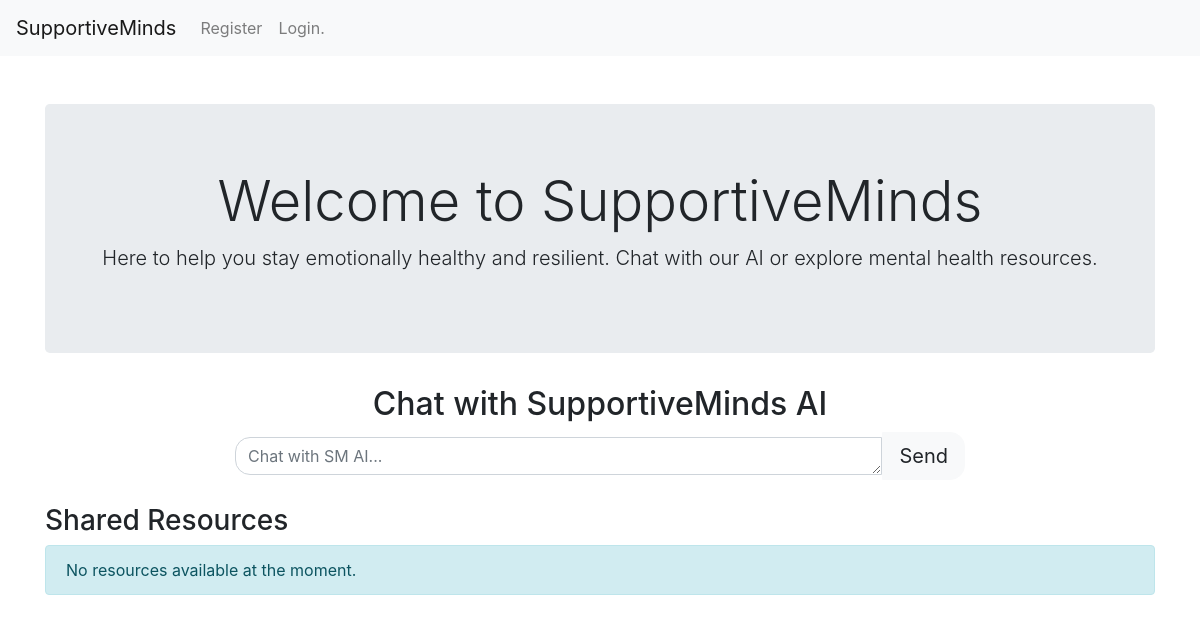
/, run on an earlier commit of the app's database.
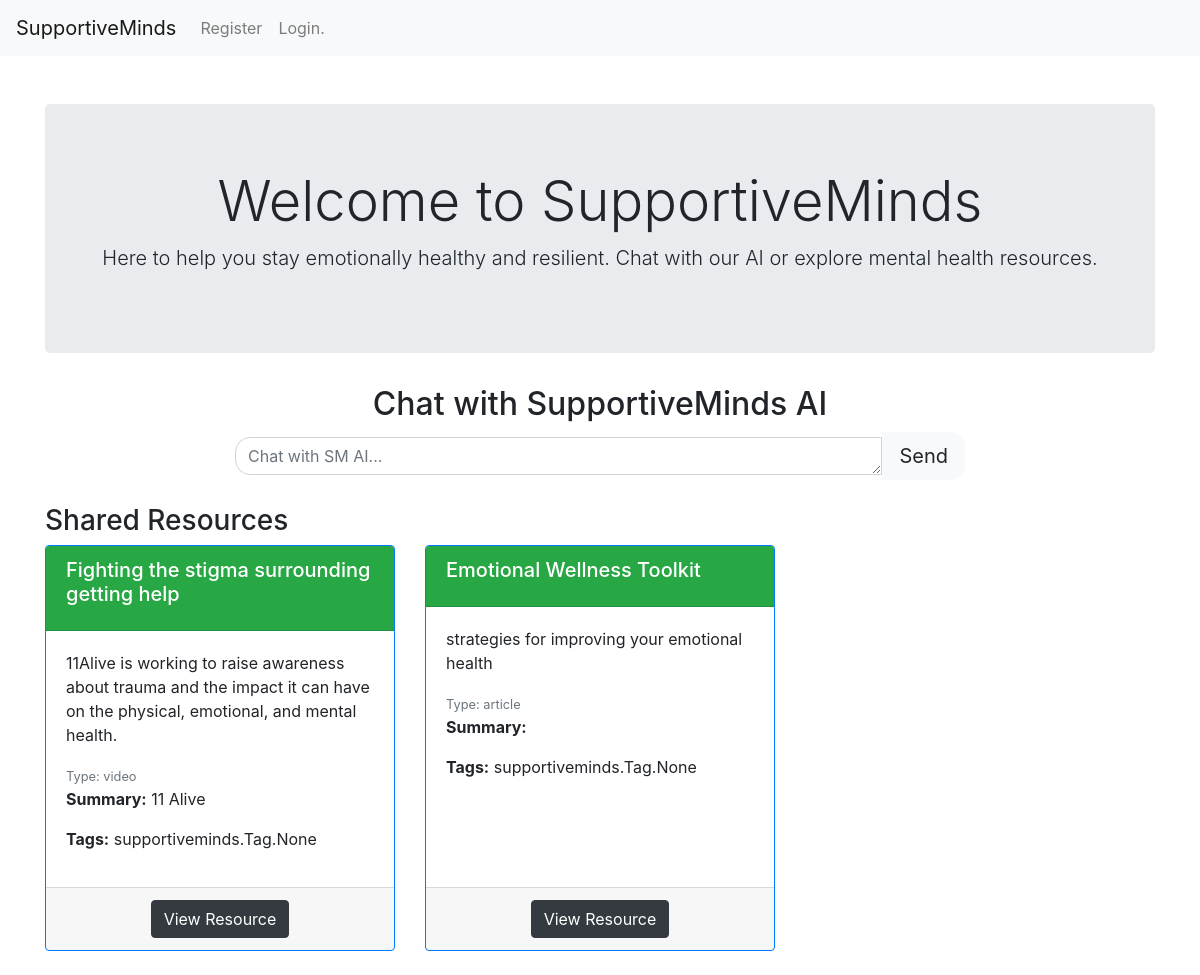
And on a later commit of the database.
### supportiveminds/models.py (models this page shows, shortened)
class MentalHealthResource(models.Model):
    RESOURCE_TYPES = [
        ('article', 'Article'),
        ('video', 'Video'),
        ('podcast', 'Podcast'),
        ('infographic', 'Infographic'),
        ('other', 'Other'),
    ]
    title = models.CharField(max_length=255)
    resource_link = models.URLField(max_length=200)
    resource_type = models.CharField(max_length=20, choices=RESOURCE_TYPES)
    resource_description = models.TextField()
    summary = models.TextField(blank=True)
    user = models.ForeignKey(User, on_delete=models.CASCADE)
    created_at = models.DateTimeField(auto_now_add=True)
    tags = models.ManyToManyField(Tag, blank=True)
    is_private = models.BooleanField(default=False)
    file_upload = models.FileField(upload_to='uploads/', null=True, blank=True)

### supportiveminds/views.py (the view, shortened to what this page needs)
# urls.py: path('', home_view, name='home'),
def home_view(request):
    resources = MentalHealthResource.objects.all().order_by('-created_at')
    context = {
        'resources': resources,
    }
    return render(request, 'home.html', context)

### supportiveminds/templates/home.html (shortened to what this page needs)
{% extends 'base.html' %}
{% block content %}
<div class="container mt-5">
  <div class="jumbotron text-center">
      <h1 class="display-4">Welcome to SupportiveMinds</h1>
      <p class="lead">Here to help you stay emotionally healthy and resilient. Chat with our AI or explore mental health resources.</p>
  </div>
  <div id="chat-section" class="mt-4">
      <h2 class="text-center">Chat with SupportiveMinds AI</h2>
      <div class="row justify-content-center">
          <div class="col-md-8">
              <form id="chat-form" method="POST" class="d-flex align-items-center">
                  <div class="form-group flex-grow-1 mb-0">
                      <textarea id="message" name="message" class="form-control" placeholder="Chat with SM AI..." rows="1" style="border-radius: 15px 0 0 15px;"></textarea>
                  </div>
                  <button type="submit" class="btn btn-light btn-lg" style="border-radius: 0 15px 15px 0;">
                       Send
                  </button>
              </form>
          </div>
      </div>
      <h3 class="mt-4">Shared Resources</h3>
      <div id="shared-resources" class="row">
          {% for resource in resources %}
              <div class="col-md-4 mb-4">
                  <div class="card border-primary h-100">
                      <div class="card-header bg-success text-white">
                          <h5 class="card-title">{{ resource.title }}</h5>
                      </div>
                      <div class="card-body">
                          <p class="card-text">{{ resource.resource_description }}</p>
                          <small class="text-muted">Type: {{ resource.resource_type }}</small>
                          <p><strong>Summary:</strong> {{ resource.summary }}</p>
                          <p><strong>Tags:</strong> {{ resource.tags }}</p>
                      </div>
                      <div class="card-footer text-center">
                          <a href="{{ resource.resource_link }}" target="_blank" class="btn btn-dark">View Resource</a>
                      </div>
                  </div>
              </div>
          {% empty %}
              <div class="col-12">
                  <div class="alert alert-info" role="alert">
                      No resources available at the moment.
                  </div>
              </div>
          {% endfor %}
      </div>
</div>
{% endblock %}

### supportiveminds/templates/base.html (shortened to what this page needs)
{% load static %}
<!DOCTYPE html>
<html lang="en">
<head>
  <link rel="stylesheet" href="https://maxcdn.bootstrapcdn.com/bootstrap/4.5.2/css/bootstrap.min.css">
</head>
<body>
  <nav class="navbar navbar-expand-lg navbar-light bg-light">
    <a class="navbar-brand" href="{% url 'home' %}">SupportiveMinds</a>
    <div class="collapse navbar-collapse" id="navbarNav">
      <ul class="navbar-nav ms-auto">
          {% if user.is_authenticated %}
              <li class="nav-item">
                  <a class="nav-link" href="{% url 'resources' %}">Resources</a>
              </li>
              <li class="nav-item">
                  <a class="nav-link" href="{% url 'mood_tracker' %}">Mood Tracker</a>
              </li>
              <li class="nav-item">
                  <a class="nav-link" href="{% url 'ideas' %}">Share Ideas</a>
              </li>
              <li class="nav-item">
                <form method="post" action="{% url 'logout' %}">
                    {% csrf_token %}
                    <button type="submit" class="nav-link">
                        <i class="bi bi-box-arrow-right icon"></i>
                        Logout.
                    </button>
                </form>
            </li>
          {% else %}
              <li class="nav-item">
                  <a class="nav-link" href="{% url 'register' %}">Register</a>
              </li>
              <li class="nav-item">
                <a class="nav-link" href="{% url 'login' %}">
                  Login.</a>
              </li>
          {% endif %}
      </ul>
  </div>
  </nav>
  {% block content %}
  {% endblock %}
</body>
</html>

What changed in the data, as far as the page shows it:
added MentalHealthResource: title "Fighting the stigma surrounding getting help", resource_description "11Alive is working to raise awareness about trauma and the impact it can have on the physical, emotional, and mental health.", resource_type "video", summary "11 Alive", tags "supportiveminds.Tag.None"
added MentalHealthResource: title "Emotional Wellness Toolkit", resource_description "strategies for improving your emotional health", resource_type "article", tags "supportiveminds.Tag.None"
Also different on the page:
text no longer shown: "No resources available at the moment."
